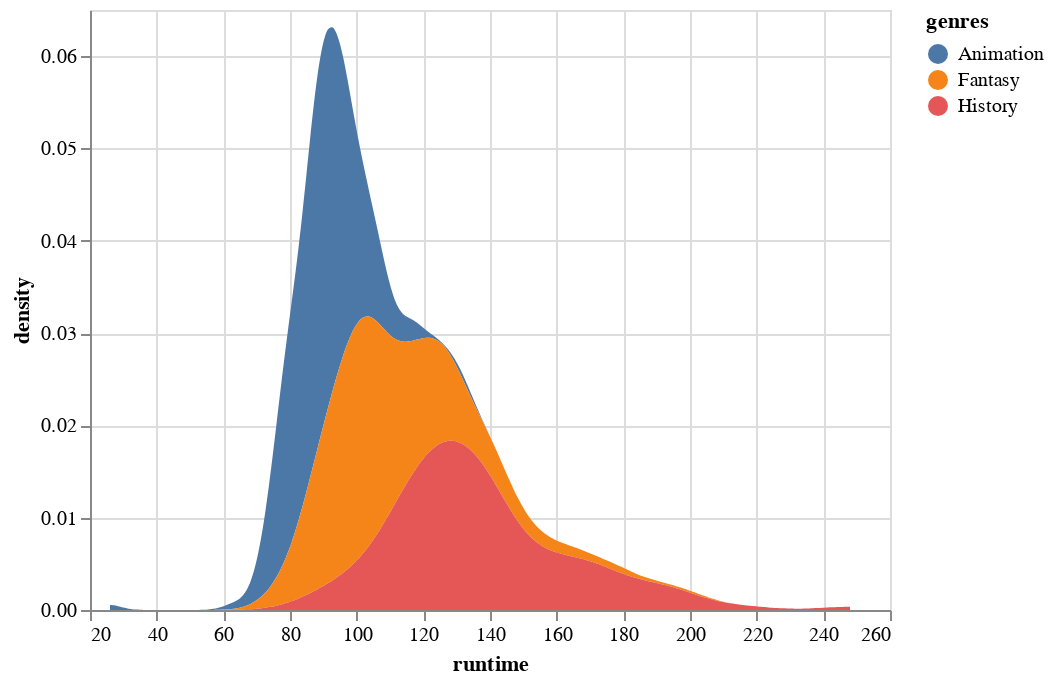

Write notebook code for a chart like this one.
### Markdown cell above
In the above,
we need to use `':Q'` to indicate that the density is numeric 
since it is not part of the dataframe,
so Altair cannot use the pandas data types to figure out that it is numeric.

If we want to color by a categorical variable,
we need to add an explicit `groupby` 
when calculating the density also,
so that there is one density calculation
per color variable (`genres` in this case).

### Code cell
boom_genres = movies.explode('genres')
(alt.Chart(boom_genres)
 .transform_density(
     'runtime',
     groupby=['genres'],
     as_=['runtime', 'density'])
 .mark_area(interpolate='monotone').encode(
     x='runtime',
     y='density:Q',
     color='genres'))

### Figure 1 — Vega-Lite specification as saved in the notebook (floating-point values rounded to 4 significant figures; data arrays with more than 128 entries replaced by an {"elided": "..."} marker saying what was removed)
{"config": {"view": {"continuousWidth": 400, "continuousHeight": 300}}, "data": {"name": "data-390e1a13549f0b045102d747f6767a0c"}, "mark": {"type": "area", "interpolate": "monotone"}, "encoding": {"color": {"type": "nominal", "field": "genres"}, "x": {"type": "quantitative", "field": "runtime"}, "y": {"type": "quantitative", "field": "density"}}, "transform": [{"density": "runtime", "groupby": ["genres"], "as": ["runtime", "density"]}], "$schema": "https://vega.github.io/schema/vega-lite/v4.8.1.json", "datasets": {"data-390e1a13549f0b045102d747f6767a0c": {"elided": "737 records"}}}
